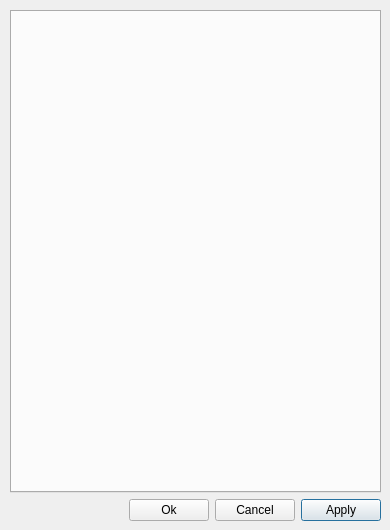
<?xml version="1.0" encoding="UTF-8"?>
<ui version="4.0">
 <class>Dialog</class>
 <widget class="QDialog" name="Dialog">
  <property name="geometry">
   <rect>
    <x>0</x>
    <y>0</y>
    <width>390</width>
    <height>530</height>
   </rect>
  </property>
  <property name="sizePolicy">
   <sizepolicy hsizetype="Fixed" vsizetype="Fixed">
    <horstretch>0</horstretch>
    <verstretch>0</verstretch>
   </sizepolicy>
  </property>
  <property name="minimumSize">
   <size>
    <width>390</width>
    <height>530</height>
   </size>
  </property>
  <property name="maximumSize">
   <size>
    <width>390</width>
    <height>530</height>
   </size>
  </property>
  <property name="windowTitle">
   <string>Figure Options</string>
  </property>
  <property name="sizeGripEnabled">
   <bool>false</bool>
  </property>
  <widget class="QWidget" name="layoutWidget">
   <property name="geometry">
    <rect>
     <x>10</x>
     <y>10</y>
     <width>371</width>
     <height>511</height>
    </rect>
   </property>
   <layout class="QVBoxLayout" name="main_v_layout">
    <item>
     <widget class="QTabWidget" name="main_tab_widget">
      <property name="sizePolicy">
       <sizepolicy hsizetype="Expanding" vsizetype="Expanding">
        <horstretch>0</horstretch>
        <verstretch>0</verstretch>
       </sizepolicy>
      </property>
      <property name="currentIndex">
       <number>-1</number>
      </property>
     </widget>
    </item>
    <item>
     <layout class="QHBoxLayout" name="horizontalLayout">
      <item>
       <spacer name="horizontalSpacer">
        <property name="orientation">
         <enum>Qt::Horizontal</enum>
        </property>
        <property name="sizeHint" stdset="0">
         <size>
          <width>40</width>
          <height>20</height>
         </size>
        </property>
       </spacer>
      </item>
      <item>
       <widget class="QPushButton" name="ok_button">
        <property name="text">
         <string>Ok</string>
        </property>
       </widget>
      </item>
      <item>
       <widget class="QPushButton" name="cancel_button">
        <property name="text">
         <string>Cancel</string>
        </property>
       </widget>
      </item>
      <item>
       <widget class="QPushButton" name="apply_button">
        <property name="text">
         <string>Apply</string>
        </property>
        <property name="default">
         <bool>true</bool>
        </property>
       </widget>
      </item>
     </layout>
    </item>
   </layout>
  </widget>
 </widget>
 <resources/>
 <connections/>
</ui>
